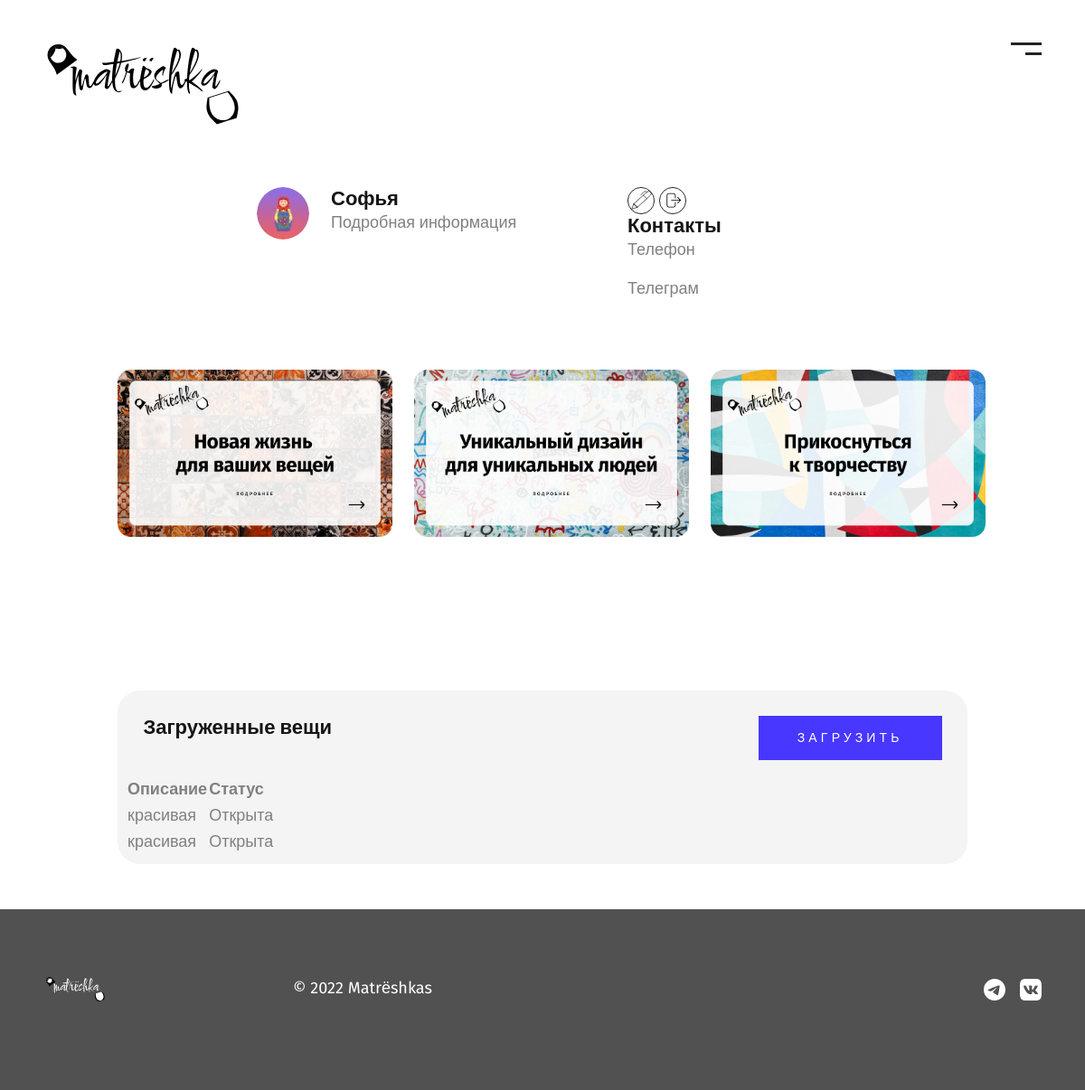
The app's page /profile (signed in), older data.
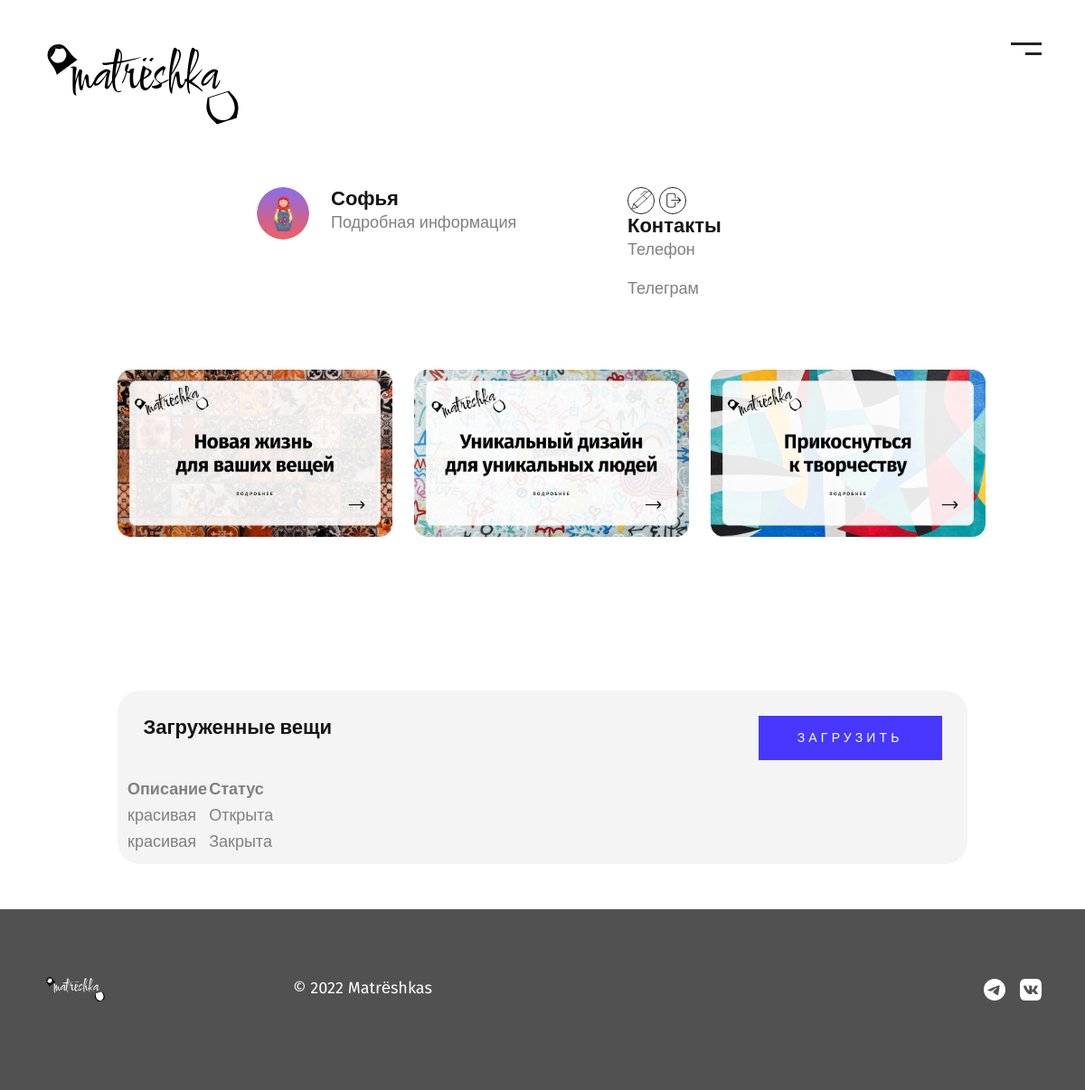
The same page, newer data.
### data/users.py (models this page shows, shortened)
class User(SqlAlchemyBase, UserMixin):
    __tablename__ = 'user'
    id = sqlalchemy.Column(sqlalchemy.Integer, primary_key=True, autoincrement=True)
    name = sqlalchemy.Column(sqlalchemy.VARCHAR, nullable=True)
    description = sqlalchemy.Column(sqlalchemy.VARCHAR, nullable=True, default="")
    tel = sqlalchemy.Column(sqlalchemy.VARCHAR, nullable=True, default="")
    telegram = sqlalchemy.Column(sqlalchemy.VARCHAR, nullable=True, default="")
    email = sqlalchemy.Column(sqlalchemy.String, index=True, unique=True, nullable=True)
    hashed_password = sqlalchemy.Column(sqlalchemy.String, nullable=True)

### data/card.py (models this page shows, shortened)
class Card(SqlAlchemyBase):
    __tablename__ = 'card'
    id = sqlalchemy.Column(sqlalchemy.Integer,
                           primary_key=True, autoincrement=True)
    img_adress = sqlalchemy.Column(sqlalchemy.BLOB, nullable=True)
    information = sqlalchemy.Column(sqlalchemy.VARCHAR, nullable=True)
    is_finished = sqlalchemy.Column(sqlalchemy.BOOLEAN, default=False)
    id_creator = sqlalchemy.Column(sqlalchemy.Integer, sqlalchemy.ForeignKey("user.id"))
    user = orm.relation('User')
    id_tag = sqlalchemy.Column(sqlalchemy.Integer, sqlalchemy.ForeignKey("tag.id"))
    tag = orm.relation('Tag')

### data/card_api.py (the view)
@blueprint.route("/profile", methods=['GET', 'POST'])
@login_required
def profile():
    session = db_session.create_session()
    cards = session.query(Card).filter(Card.id_creator == current_user.id).all()
    sp = session.query(Card).all()
    card_done = session.query(Card).filter(Card.id_creator == current_user.id, Card.is_finished == True).all()
    return render_template("profile.html", cards=cards, card_done=card_done)

### data/db_session.py (called while the page is built)
def create_session() -> Session:
    global __factory
    return __factory()

### main.py (called while the page is built)
def main():
    db_session.global_init("db/it-fest.db")
    @login_manager.user_loader
    def load_user(user_id):
        session = db_session.create_session()
        return session.query(User).get(user_id)
    app.register_blueprint(card_api.blueprint)
    app.register_blueprint(user_api.blueprint)
    @app.errorhandler(404)
    def not_found(error):
        return make_response(jsonify({'error': 'Not found'}), 404)
    app.run()

### templates/profile.html (shortened to what this page needs)
<!DOCTYPE html>
<html lang="en">
<head>
    <link rel="stylesheet" href="/static/css/bootstrap.min.css">
    <link rel="stylesheet" href="/static/css/owl.carousel.min.css">
    <link rel="stylesheet" href="/static/css/owl.theme.default.min.css">
    <link rel="stylesheet" href="/static/css/main.css">
</head>
<body>
    {% include 'header.html' %}
    <div class="container-fluid profile_information g-0">
        <div class="margin-container">
            <div class="row justify-content-md-center">
                <div class="col-md-1 col-sm-2">
                    <img src="../static/img/team_foto.jpg" id="avatar" class="rounded-circle col-sm-12" />
                </div>
                <div class="col-md-4 col-sm-10">
                    <h3>{{ current_user.name }}</h3>
                    <p>Подробная информация</p>
                </div>
                <div class="col-md-3">
                    <div class="justify-content-end">
                        <a href="/change"><img class="edit-button" src="../static/img/pen-to-square-solid.svg" /></a>
                        <a href="/logout"><img class="edit-button" src="../static/img/logout_icon.svg" /></a>
                    </div>
                    <h3>
                        Контакты
                    </h3>
                    <p>Телефон {{ current_user.tel }}</p>
                    <p>Телеграм {{ current_user.telegram }}</p>
                </div>
            </div>
            <div class="row list_of_sections">
                <div class="col-md-4">
                    <div class="item">
                        <img class="profile-item" src="/static/img/New life back.jpg" alt="work">
                    </div>
                </div>
                <div class="col-md-4">
                    <div class="item">
                        <img class="profile-item" src="/static/img/Unique back.jpg" alt="work">
                    </div>
                </div>
                <div class="col-md-4">
                    <div class="item">
                        <img class="profile-item" src="/static/img/Do art back.jpg" alt="work">
                    </div>
                </div>
            </div>
            <div class="item-profile">
                <div class="item-head">
                    <div class="row">
                        <div class="col-md-9">
                            <h3>
                                Загруженные вещи
                            </h3>
                        </div>
                        <div class="col-md-3">
                            <a href="/add_card">
                                <button type="button" class="btn offer-cont__btn btn-block col-12">
                                    Загрузить
                                </button>
                            </a>
                        </div>
                    </div>
                </div>
                <table class="mycards-table">
                    <tr>
                        <th>Описание</th>
                        <th>Статус</th>
                    </tr>
                    {% for item in cards %}
                    <tr>
                        <td>{{ item.information }}</td>
                        {% if item.is_finished == 1 %}
                        <td>Закрыта</td>
                        {% else %}
                        <td>Открыта</td>
                        {% endif %}
                    </tr>
                    {% endfor %}
                </table>
            </div>
        </div>
        <section class="footer">
            {% include 'footer.html' %}
        </section>
</body>
</html>

### templates/header.html (shortened to what this page needs)
<div class="nav">
  <div class="container">
    <div class="row">
      <div class="col-md-3 col-sm-6">
        <img src="/static/img/logo.svg" alt="Matrёshka" class="logo">
      </div>
      <div class="col-md-3 col-sm-6 ms-auto">
        <button class="menu ms-auto" type="button" data-bs-toggle="offcanvas" data-bs-target="#offcanvasScrolling"
          aria-controls="offcanvasScrolling">
          <img src="/static/img/menu.svg" alt="Menu Matrёshka">
        </button>
      </div>
    </div>
  </div>
</div>

### templates/footer.html
<div class="container my-4">
  <footer class="d-flex flex-wrap justify-content-between align-items-center">
    <div class="col-md-2 d-flex align-items-center">
      <a href="/" class="mb-3 me-2 mb-md-0 text-muted text-decoration-none lh-1">
        <img src="/static/img/logo-white.svg" alt="Matrёshka" class="footer-logo">
      </a>
    </div>
    <div class="col-md-4 d-flex align-items-center">
      <span class="text-white">© 2022 Matrёshkas</span>
    </div>
    <ul class="nav-footer col-md-4 justify-content-end list-unstyled d-flex">
      <li class="ms-3"><a class="text-muted" href="https://t.me/official_matreshka"><img src="../static/img/telegram.svg" class="bi" width="24" height="24"><use xlink:href="#telegram"></use></img></a></li>
      <li class="ms-3"><a class="text-muted" href="https://vk.com/away.php?utf=1&to=https%3A%2F%2Fvk.com%2Fofficial_matreshka"><img src="../static/img/vk.svg" class="bi" width="24" height="24"><use xlink:href="#vk"></use></img></a></li>
    </ul>
  </footer>
</div>

### static/css/main.css (style rules this page uses)
body { overflow-x: hidden; font-family: 'Fira Sans', sans-serif; color: #808080; font-size: 18px; }
button { display: block; border: none; background: transparent; }
ul, li { display: block; padding: 0; margin: 0; }
a { text-decoration: none; }
h1, h2, h3, h4, h5, h6 { font-style: normal; font-weight: 700; color: #151515; margin: 0; padding: 0; }
h3 { font-size: 22px; }
.btn { background: #4737FF; color: #fff; text-transform: uppercase; font-weight: 500; font-size: 14px; padding: 13px 26px; display: inline; border-radius: 0; letter-spacing: 0.3em; text-align: center; transition: all 0.5s ease; }
.nav { padding-top: 39px; margin-bottom: 127px; }
.nav-footer { display: flex; flex-wrap: wrap; padding-left: 0; margin-bottom: 0; list-style: none; }
.footer { position: relative; height: 200px; background: #515151; margin: 0%; margin-top: 50px; padding: 4%; }
.footer-logo { width: 40%; }
.edit-button { width: 30px; margin: 0; }
.item-profile { border: none; border-radius: 25px; background-color: #F4F4F4; margin: 10px; padding: 10px; margin-top: 30px; }
.profile-item { background: url(/static/img/shop.jpg) no-repeat; background-size: 100%; width: 100%; height: 150%; margin: 10px; margin-bottom: 140px; }
.margin-container { margin: 0 10%; }
.item-head { padding: 2%; }
.item img { transition: all 0.5s ease; display: block; position: relative; }
.profile_information { margin-top: -60px; }
.list_of_sections { margin-top: 50px; }
.nav-footer { padding-top: 0px; margin-bottom: 20px; display: flex; flex-wrap: wrap; padding-left: 0; margin-bottom: 0; list-style: none; }

Row changes from the older to the newer data that the page shows:
changed Card (number 2 of 2 on the later page): is_finished "Открыта" → "Закрыта"
